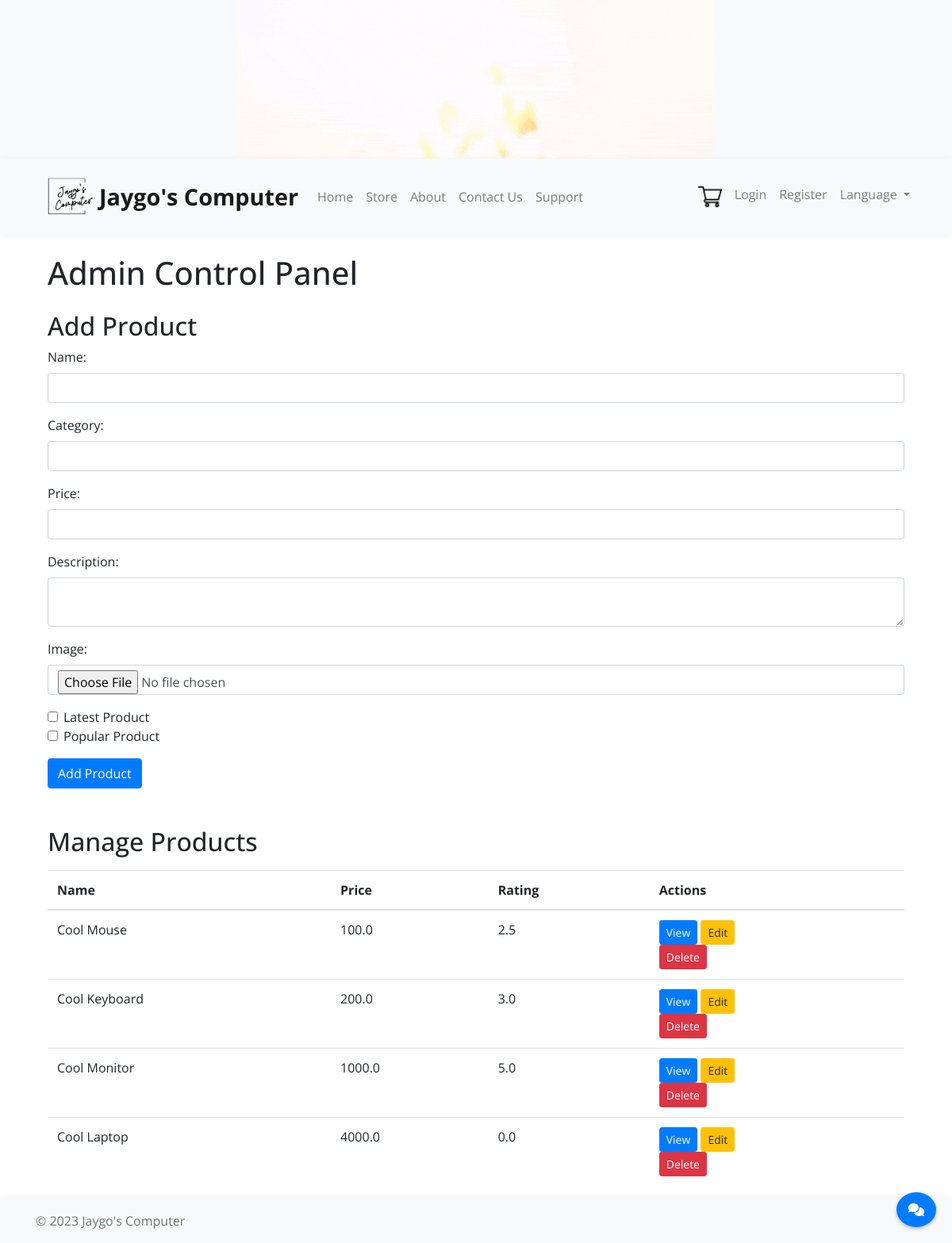
/admin, run on an earlier commit of the app's database.
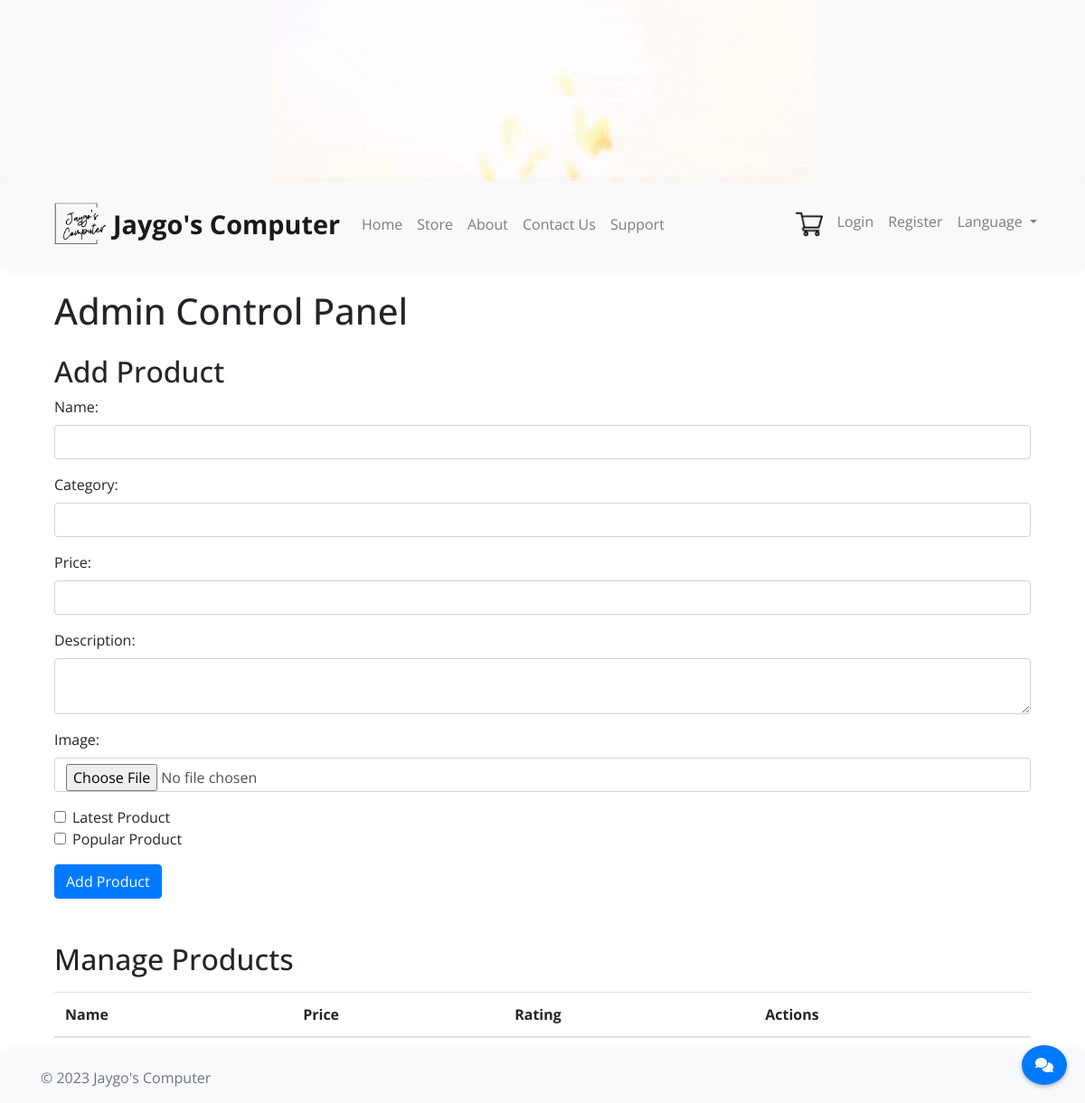
And on a later commit of the database.
### app.py (models this page shows)
class Product(db.Model):
    id = db.Column(db.Integer, primary_key=True)
    name = db.Column(db.String(100), nullable=False)
    price = db.Column(db.Float, nullable=False)
    rating = db.Column(db.Float, nullable=False, default=0.0)
    num_ratings = db.Column(db.Integer, nullable=False, default=0)
    image_path = db.Column(db.String(255), nullable=True)
    description = db.Column(db.Text)
    latest_product = db.Column(db.Boolean, default=False)
    popular_product = db.Column(db.Boolean, default=False)
    comments = db.relationship('Comment', backref='product', lazy=True)
    category = db.Column(db.String(100), nullable=False)

### app.py (the view, shortened to what this page needs)
@app.route('/admin', methods=['GET', 'POST'])
def admin():
    admin_required()
    products = Product.query.all()
    return render_template('admin.html', products=products)
    products = Product.query.all()
    return render_template('admin.html', products=products)

### app.py (called while the page is built)
def admin_required():
    if not current_user.is_authenticated or not current_user.is_admin:
        flash('You must be an admin to view this page.')
        return redirect(url_for('login'))

@app.context_processor
def inject_username():
    if current_user.is_authenticated:
        return {'username': current_user.username}
    else:
        return {'username': None}

### templates/admin.html (shortened to what this page needs)
{% extends 'base.html' %}
{% block content %}
  <div class="container">
    <h1 class="my-4">Admin Control Panel</h1>
    <h2>Add Product</h2>
    <form method="POST" action="{{ url_for('admin') }}" enctype="multipart/form-data">
      <div class="mb-3">
        <label for="name" class="form-label">Name:</label>
        <input type="text" class="form-control" name="name" required>
      </div>
      <div class="mb-3">
        <label for="name" class="form-label">Category:</label>
        <input type="text" class="form-control" name="category" required>
      </div>
      <div class="mb-3">
        <label for="price" class="form-label">Price:</label>
        <input type="number" class="form-control" name="price" step="0.5" required>
      </div>
      <div class="mb-3">
        <label for="description" class="form-label">Description:</label>
        <textarea class="form-control" name="description" required></textarea>
      </div>
      <div class="mb-3">
        <label for="image" class="form-label">Image:</label>
        <input type="file" class="form-control" name="image">
      </div>
      <div class="form-check">
        <input type="checkbox" class="form-check-input" name="latest_product" id="latest_product">
        <label class="form-check-label" for="latest_product">Latest Product</label>
      </div>
      <div class="form-check">
        <input type="checkbox" class="form-check-input" name="popular_product" id="popular_product">
        <label class="form-check-label" for="popular_product">Popular Product</label>
      </div>
      <button type="submit" class="btn btn-primary mt-3">Add Product</button>
    </form>
    <h2 class="mt-5">Manage Products</h2>
    <table class="table mt-3">
      <thead>
        <tr>
          <th>Name</th>
          <th>Price</th>
          <th>Rating</th>
          <th>Actions</th>
        </tr>
      </thead>
      <tbody>
        {% for product in products %}
        <tr>
          <td>{{ product.name }}</td>
          <td>{{ product.price }}</td>
          <td>{{ product.rating }}</td>
          <td>
            <a href="{{ url_for('view_product', product_id=product.id) }}" class="btn btn-sm btn-primary">View</a>
            <a href="{{ url_for('edit_product', product_id=product.id) }}" class="btn btn-sm btn-warning">Edit</a>
            <form method="POST" action="{{ url_for('delete_product', product_id=product.id) }}" onsubmit="return confirm('Are you sure you want to delete this product?');">
              <button type="submit" class="btn btn-sm btn-danger">Delete</button>
            </form>
          </td>
        </tr>
        {% endfor %}
      </tbody>
    </table>
  </div>
{% endblock %}

### templates/base.html (shortened to what this page needs)
<!DOCTYPE html>
<html lang="en">
<head>
    <link rel="stylesheet" href="https://cdnjs.cloudflare.com/ajax/libs/twitter-bootstrap/4.6.0/css/bootstrap.min.css">
    <link rel="stylesheet" href="{{url_for('static', filename='styles.css')}}">
    <link rel="stylesheet" href="https://cdnjs.cloudflare.com/ajax/libs/font-awesome/6.5.1/css/all.min.css" />
    <link rel="stylesheet" href="https://code.jquery.com/ui/1.12.1/themes/base/jquery-ui.css">
</head>
<body>
    <div class="container-fluid p-0 bg-light">
        <div class="row justify-content-center align-items-center banner-container">
            <div class="col-12 text-center">
                <img src="{{url_for('static', filename='logo.gif')}}" alt="{{ ('logo animation') }}" class="img-fluid">
            </div>
        </div>
    </div>
    <nav class="navbar navbar-expand-lg navbar-light bg-light">
        <div class="container">
            <img src="{{url_for('static', filename='logo.png')}}" alt="logo" class="img-fluid" width="80">
            <a class="navbar-brand d-none d-lg-inline" href="/">{{ ('Jaygo\'s Computer') }}</a>
            <div class="collapse navbar-collapse" id="navbarNav">
                <ul class="navbar-nav mr-auto">
                    <li class="nav-item">
                        <a class="nav-link" href="/">{{ ('Home') }}</a>
                    </li>
                    <li class="nav-item">
                        <a class="nav-link" href="/store">{{ ('Store') }}</a>
                    </li>
                    <li class="nav-item">
                        <a class="nav-link" href="/about">{{ ('About') }}</a>
                    </li>
                    <li class="nav-item">
                        <a class="nav-link" href="/contact">{{ ('Contact Us') }}</a>
                    </li>
                    <li class="nav-item">
                        <a class="nav-link" href="/support">{{ ('Support') }}</a>
                    </li>
                    <li class="nav-item">
                    </li>
                </ul>
                <ul class="navbar-nav ml-auto">
                    {% if username %}
                    <li class="nav-item">
                        <a class="nav-link" href="/shoppingcart"><img
                                src="{{url_for('static', filename='shopping-cart.png')}}" alt="shopping cart"
                                width="30" id="mobileHide"></a>
                    </li>
                    <li class="nav-item">
                        <span class="navbar-text username">{{ username }}</span>
                        <a href="/logout" class="btn btn-outline-primary btn-sm ml-2">{{ ('Logout') }}</a>
                    </li>
                    {% else %}
                    <li class="nav-item">
                        <a class="nav-link" href="/shoppingcart"><img
                                src="{{url_for('static', filename='shopping-cart.png')}}" alt="shopping cart"
                                width="30" id="mobileHide"></a>
                    </li>
                    <li class="nav-item">
                        <a class="nav-link" href="/login">{{ ('Login') }}</a>
                    </li>
                    <li class="nav-item">
                        <a class="nav-link" href="/register">{{ ('Register') }}</a>
                    </li>
                    {% endif %}
                    <li class="nav-item dropdown">
                        <a class="nav-link dropdown-toggle" href="#" id="languageDropdown" role="button"
                            data-toggle="dropdown" aria-haspopup="true" aria-expanded="false">
                            {{ ('Language') }}
                        </a>
                    </li>
                </ul>
            </div>
        </div>
    </nav>
    <div class="container mt-4">
        {% block content %}{% endblock %}
    </div>
    <div id="chatbotContainer">
        <button id="chatbotButton">
            <i class="fas fa-comments"></i>
        </button>
    </div>
    <footer class="footer mt-auto py-3">
        <div class="container">
            <span class="text-muted">&copy; 2023 Jaygo's Computer</span>
        </div>
    </footer>
</body>
</html>

### templates/styles.css (style rules this page uses)
body { font-family: 'Open Sans', sans-serif; }
.navbar-brand { font-weight: bold; font-size: 1.8rem; }
.navbar { box-shadow: 0 2px 10px 0 rgba(0,0,0,.05); }
.footer { background: #f8f9fa; box-shadow: 0 -2px 10px 0 rgba(0,0,0,.05); }
.banner-container { background: #f8f9fa; box-shadow: 0 2px 10px 0 rgba(0,0,0,.05); height: 200px; }

### templates/base.html (style rules this page uses)
#chatbotContainer { position: fixed; bottom: 0; right: 0; margin: 20px; z-index: 1000; }
#chatbotButton { background-color: #007bff; color: white; padding: 10px 15px; border: none; cursor: pointer; border-radius: 50%; box-shadow: 0 2px 5px 0 rgba(0, 0, 0, 0.26); }

What changed in the data, as far as the page shows it:
removed Product: name "Cool Mouse", price "100.0", rating "2.5"
removed Product: name "Cool Keyboard", price "200.0", rating "3.0"
removed Product: name "Cool Monitor", price "1000.0", rating "5.0"
removed Product: name "Cool Laptop", price "4000.0", rating "0.0"
